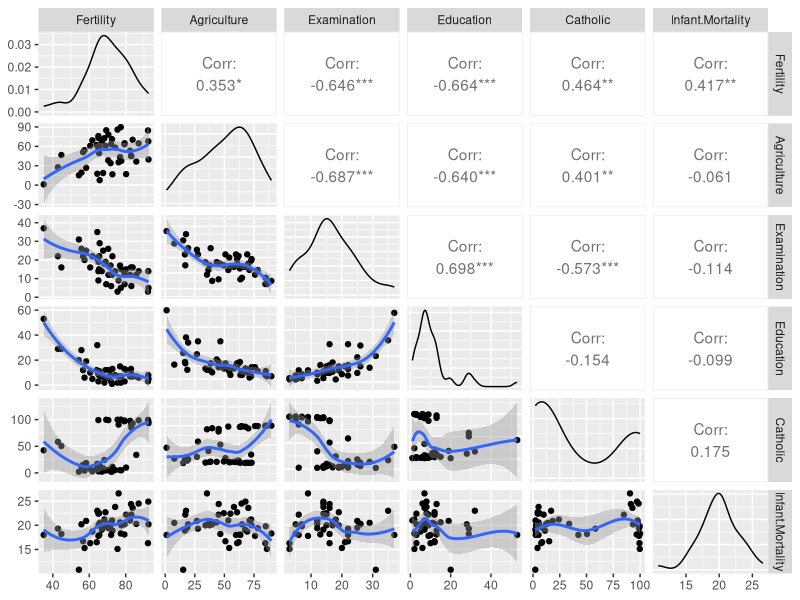
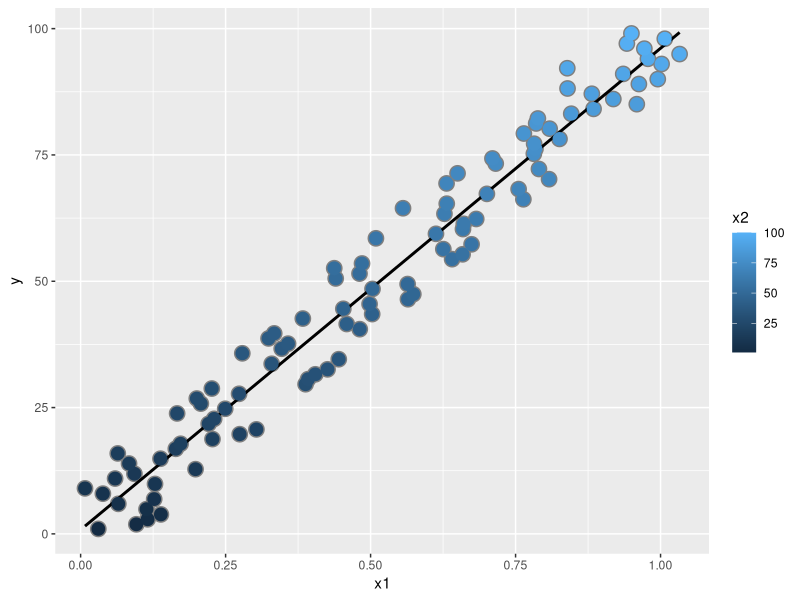
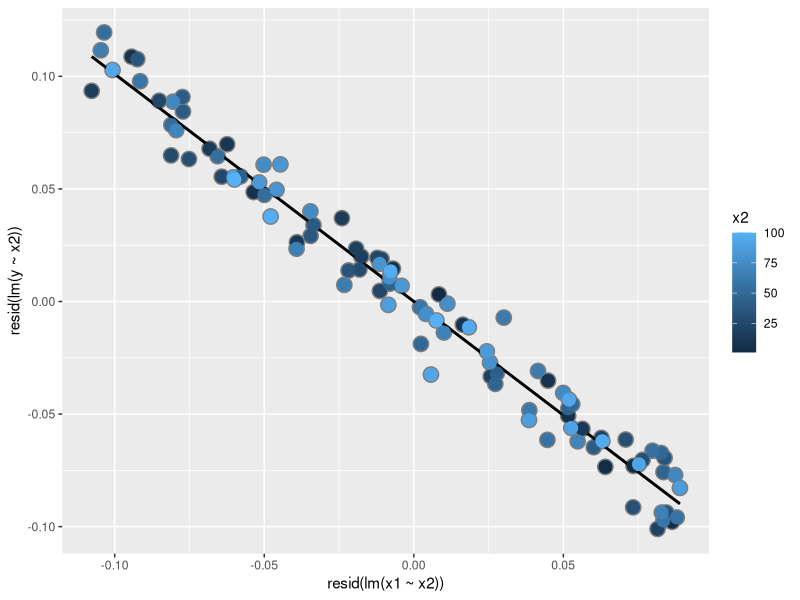
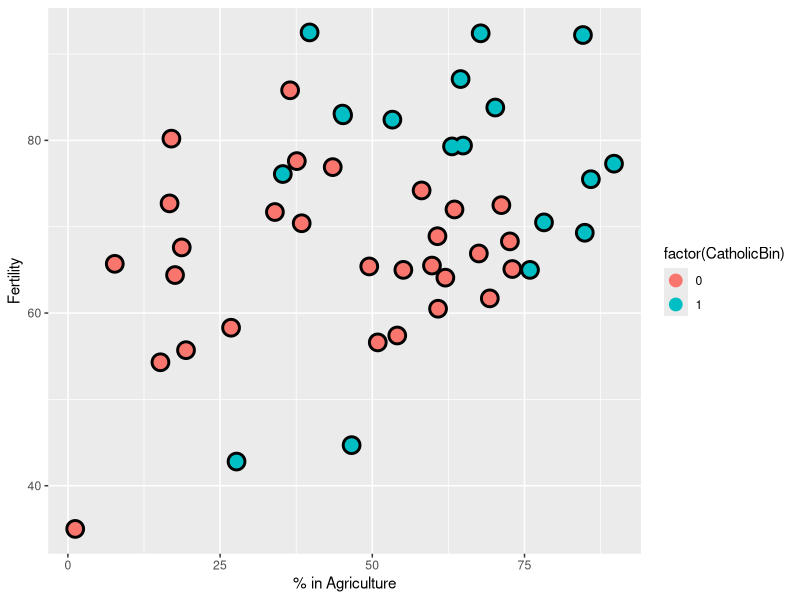
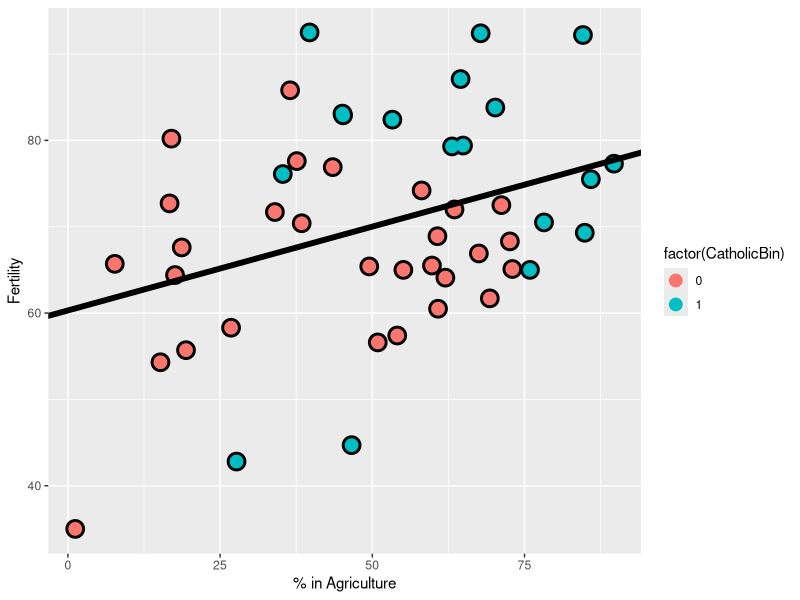
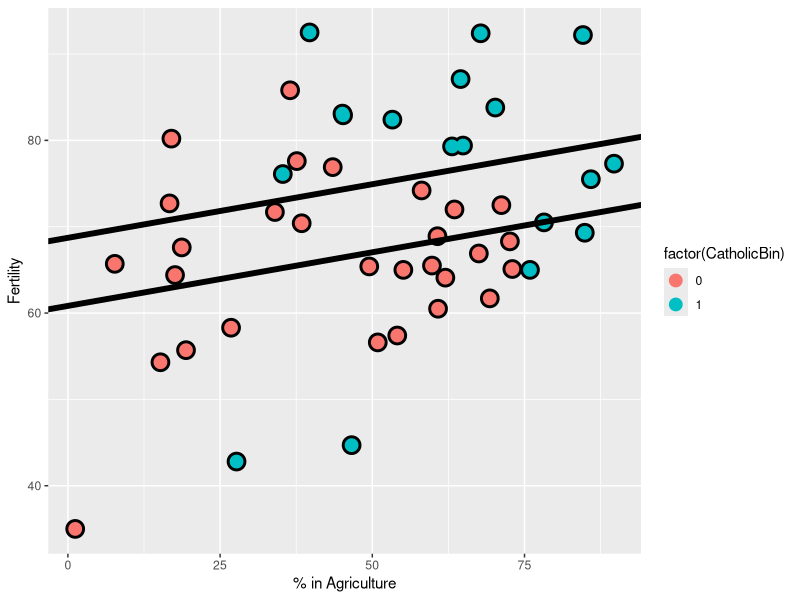
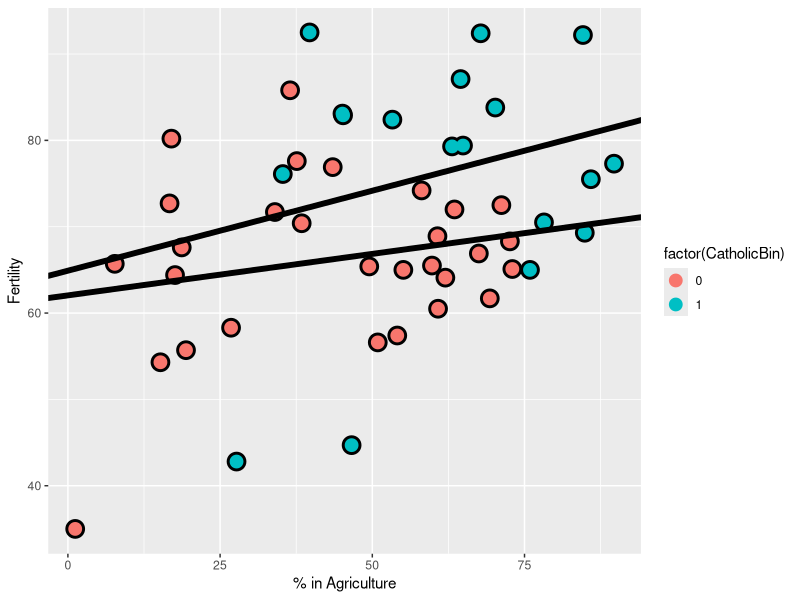

The R script that drew these images, in order:
## ---- chunk 1
require(datasets); data(swiss); require(GGally); require(ggplot2)
my_fn <- function(data, mapping, method="loess", ...){
      p <- ggplot(data = data, mapping = mapping) + 
      geom_point() + 
      geom_smooth(method=method, ...)
      p
    }

# Default loess curve    
ggpairs(swiss, lower = list(continuous = my_fn))
## ---- chunk 2
modelo <- lm(Fertility ~ . , data = swiss)
summary(modelo)$coefficients
## ---- chunk 3
summary(lm(Fertility ~ Agriculture, data = swiss))$coefficients
## ---- chunk 4
n <- 100
x2 <- 1 : n
x1 <- .01 * x2 + runif(n, -.1, .1)
y = -x1 + x2 + rnorm(n, sd = .01)
summary(lm(y ~ x1))$coef
summary(lm(y ~ x1 + x2))$coef
## ---- chunk 5
dat = data.frame(y = y, x1 = x1, x2 = x2, ey = resid(lm(y ~ x2)), ex1 = resid(lm(x1 ~ x2)))
library(ggplot2)
g = ggplot(dat, aes(y = y, x = x1, colour = x2))
g = g + geom_point(colour="grey50", size = 5) + geom_smooth(method = lm, se = FALSE, colour = "black") 
g = g + geom_point(size = 4) 
g
## ---- chunk 6
g2 = ggplot(dat, aes(y = ey, x = ex1, colour = x2))  
g2 = g2 + geom_point(colour="grey50", size = 5) + geom_smooth(method = lm, se = FALSE, colour = "black") + geom_point(size = 4) +ylab("resid(lm(y ~ x2))")+xlab("resid(lm(x1 ~ x2))")
g2
## ---- chunk 7
library(dplyr); 
swiss = mutate(swiss, CatholicBin = 1 * (Catholic > 50))
## ---- chunk 8
g = ggplot(swiss, aes(x = Agriculture, y = Fertility, colour = factor(CatholicBin)))
g = g + geom_point(size = 6, colour = "black") + geom_point(size = 4)
g = g + xlab("% in Agriculture") + ylab("Fertility")
g
## ---- chunk 9
summary(lm(Fertility ~ Agriculture, data = swiss))$coef
## ---- chunk 10
fit = lm(Fertility ~ Agriculture, data = swiss)
g1 = g
g1 = g1 + geom_abline(intercept = coef(fit)[1], slope = coef(fit)[2], size = 2)
g1
## ---- chunk 11
summary(lm(Fertility ~ Agriculture + factor(CatholicBin), data = swiss))$coef
## ---- chunk 12
fit = lm(Fertility ~ Agriculture + factor(CatholicBin), data = swiss)
g1 = g
g1 = g1 + geom_abline(intercept = coef(fit)[1], slope = coef(fit)[2], size = 2)
g1 = g1 + geom_abline(intercept = coef(fit)[1] + coef(fit)[3], slope = coef(fit)[2], size = 2)
g1
## ---- chunk 13
summary(lm(Fertility ~ Agriculture * factor(CatholicBin), data = swiss))$coef
## ---- chunk 14
fit = lm(Fertility ~ Agriculture * factor(CatholicBin), data = swiss)
g1 = g
g1 = g1 + geom_abline(intercept = coef(fit)[1], slope = coef(fit)[2], size = 2)
g1 = g1 + geom_abline(intercept = coef(fit)[1] + coef(fit)[3], 
                          slope = coef(fit)[2] + coef(fit)[4], size = 2)
g1
